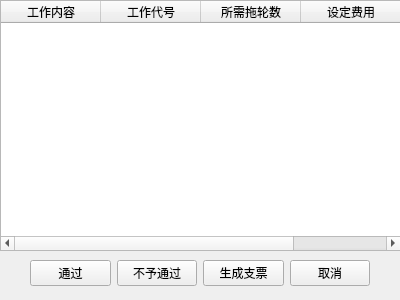
<?xml version="1.0" encoding="UTF-8"?>
<ui version="4.0">
 <class>OrderCheckingPrompt</class>
 <widget class="QWidget" name="OrderCheckingPrompt">
  <property name="geometry">
   <rect>
    <x>0</x>
    <y>0</y>
    <width>400</width>
    <height>300</height>
   </rect>
  </property>
  <property name="windowTitle">
   <string>复核操作</string>
  </property>
  <widget class="QTableWidget" name="costTable">
   <property name="geometry">
    <rect>
     <x>0</x>
     <y>0</y>
     <width>401</width>
     <height>251</height>
    </rect>
   </property>
   <column>
    <property name="text">
     <string>工作内容</string>
    </property>
   </column>
   <column>
    <property name="text">
     <string>工作代号</string>
    </property>
   </column>
   <column>
    <property name="text">
     <string>所需拖轮数</string>
    </property>
   </column>
   <column>
    <property name="text">
     <string>设定费用</string>
    </property>
   </column>
  </widget>
  <widget class="QWidget" name="layoutWidget">
   <property name="geometry">
    <rect>
     <x>30</x>
     <y>260</y>
     <width>340</width>
     <height>26</height>
    </rect>
   </property>
   <layout class="QHBoxLayout" name="horizontalLayout">
    <item>
     <widget class="QPushButton" name="confirm">
      <property name="text">
       <string>通过</string>
      </property>
     </widget>
    </item>
    <item>
     <widget class="QPushButton" name="deny">
      <property name="text">
       <string>不予通过</string>
      </property>
     </widget>
    </item>
    <item>
     <widget class="QPushButton" name="getCheck">
      <property name="text">
       <string>生成支票</string>
      </property>
     </widget>
    </item>
    <item>
     <widget class="QPushButton" name="cancel">
      <property name="text">
       <string>取消</string>
      </property>
     </widget>
    </item>
   </layout>
  </widget>
 </widget>
 <resources/>
 <connections/>
</ui>
